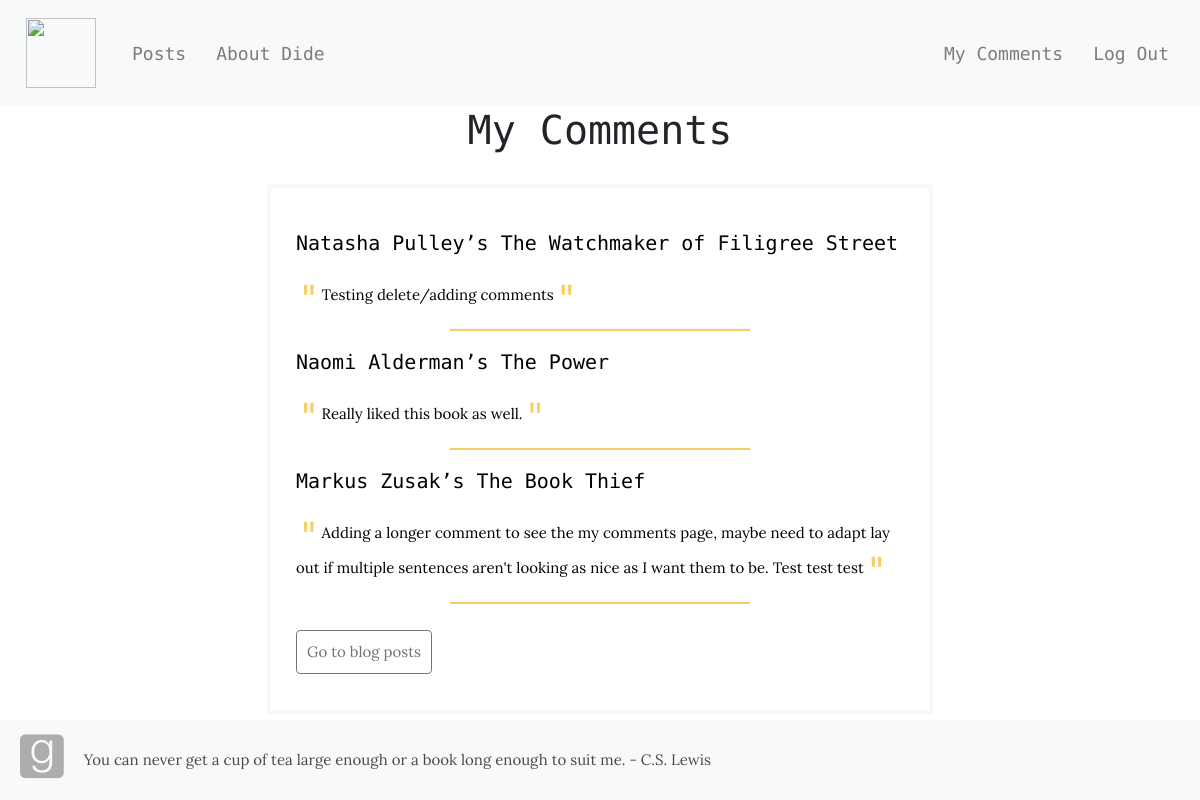
The app's page /mycomments/ (signed in), older data.
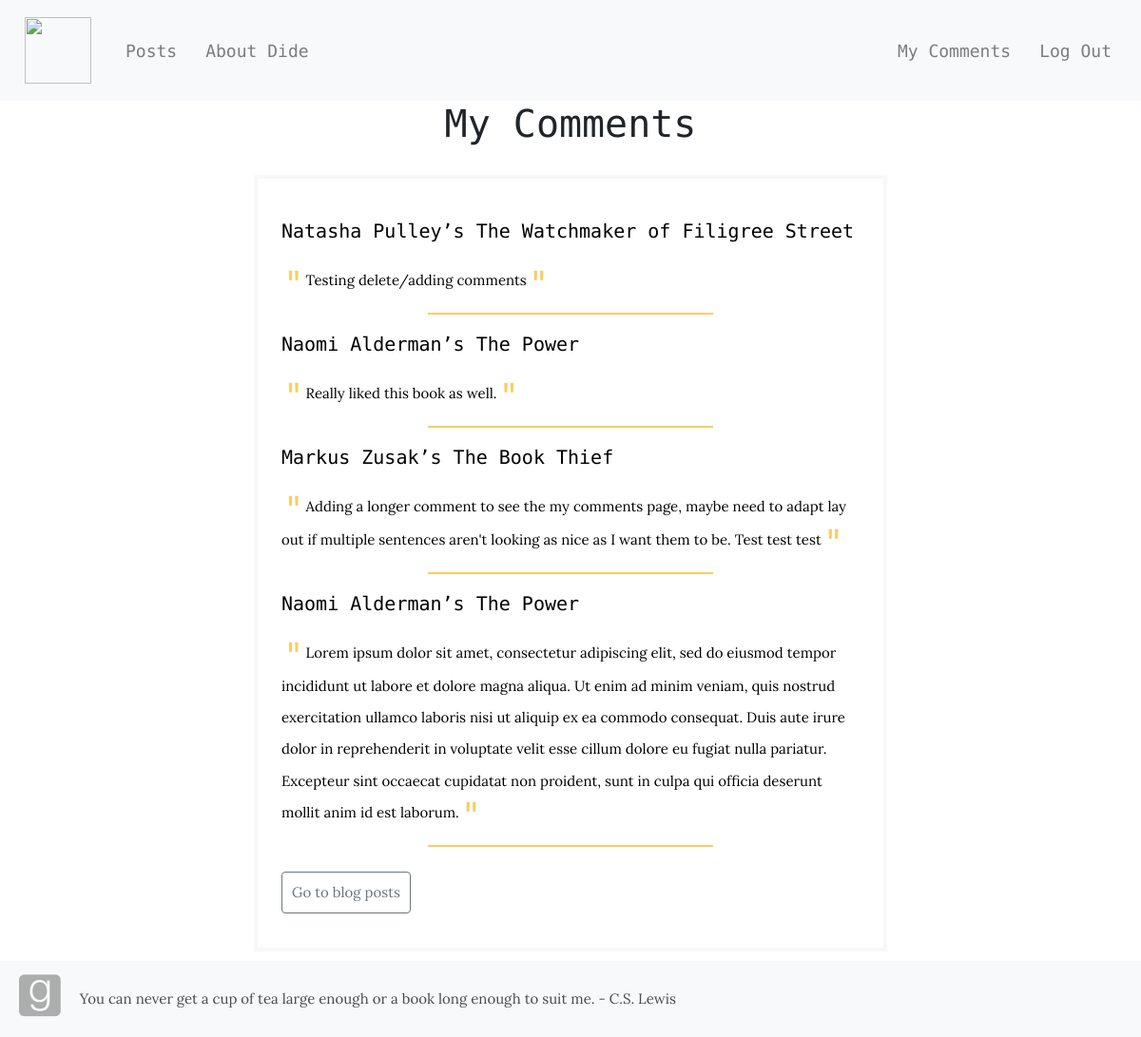
The same page, newer data.
### book_app/models.py (models this page shows, shortened)
class Comment(models.Model):
  blog = models.ForeignKey('book_app.Blog', related_name='comments',on_delete=models.CASCADE)
  author = models.ForeignKey(
          get_user_model(),
          related_name='authors_comment',
          on_delete=models.CASCADE,
          )
  text = models.TextField()

class Blog(models.Model):
  title = models.CharField(max_length=200, unique=True)
  intro = models.TextField()
  body = models.TextField()
  posted = models.DateField(db_index=True, auto_now_add=True)
  author = models.ForeignKey(
          get_user_model(),
          on_delete=models.CASCADE,
          default=1,
          )

### book_app/views.py (the view)
# urls.py: path('mycomments/',views.CommentListView.as_view(),name='my_comments'),
class CommentListView(LoginRequiredMixin,ListView):
  model = Comment

### book_app/templates/book_app/comment_list.html (shortened to what this page needs)
{% extends "book_app/base.html" %}
{% block body_block %}
<h1>My Comments</h1>
<div class="container-comment-list">
  <ol id="comment-list">
      {% for comment in comment_list %}
        {% if comment.author == user %}
          <div class="comment-single">
            <li><a class="comment-title" href="{% url 'book_app:blog_detail' pk=comment.blog.pk %}">
                {{ comment.blog.title }}</a></li>
            <p><a class='comment-item' href="{% url 'book_app:blog_detail' pk=comment.blog.pk %}"><span id="quote-comment">"</span><span class="comment-hover">{{ comment.text }}</span><span id="quote-comment">"</span></a></p>
            <hr id="list-line">
          </div>
        {% endif %}
      {% endfor %}
      <a id="comment-list-btn" class="btn btn-outline-secondary"
          href="{% url 'book_app:blog_list' %}">Go to blog posts</a>
  </ol>
</div>
{% endblock %}

Row changes from the older to the newer data that the page shows:
added Comment: blog "Naomi Alderman’s The Power", text "Lorem ipsum dolor sit amet, consectetur adipiscing elit, sed do eiusmod tempor incididunt ut labore et dolore magna aliqua. Ut enim ad minim veniam, quis nostrud exercitation ullamco laboris nisi ut aliquip ex ea commodo consequat. Duis aute irure dolor in reprehenderit in voluptate velit esse cillum dolore eu fugiat nulla pariatur. Excepteur sint occaecat cupidatat non proident, sunt in culpa qui officia deserunt mollit anim id est laborum."
